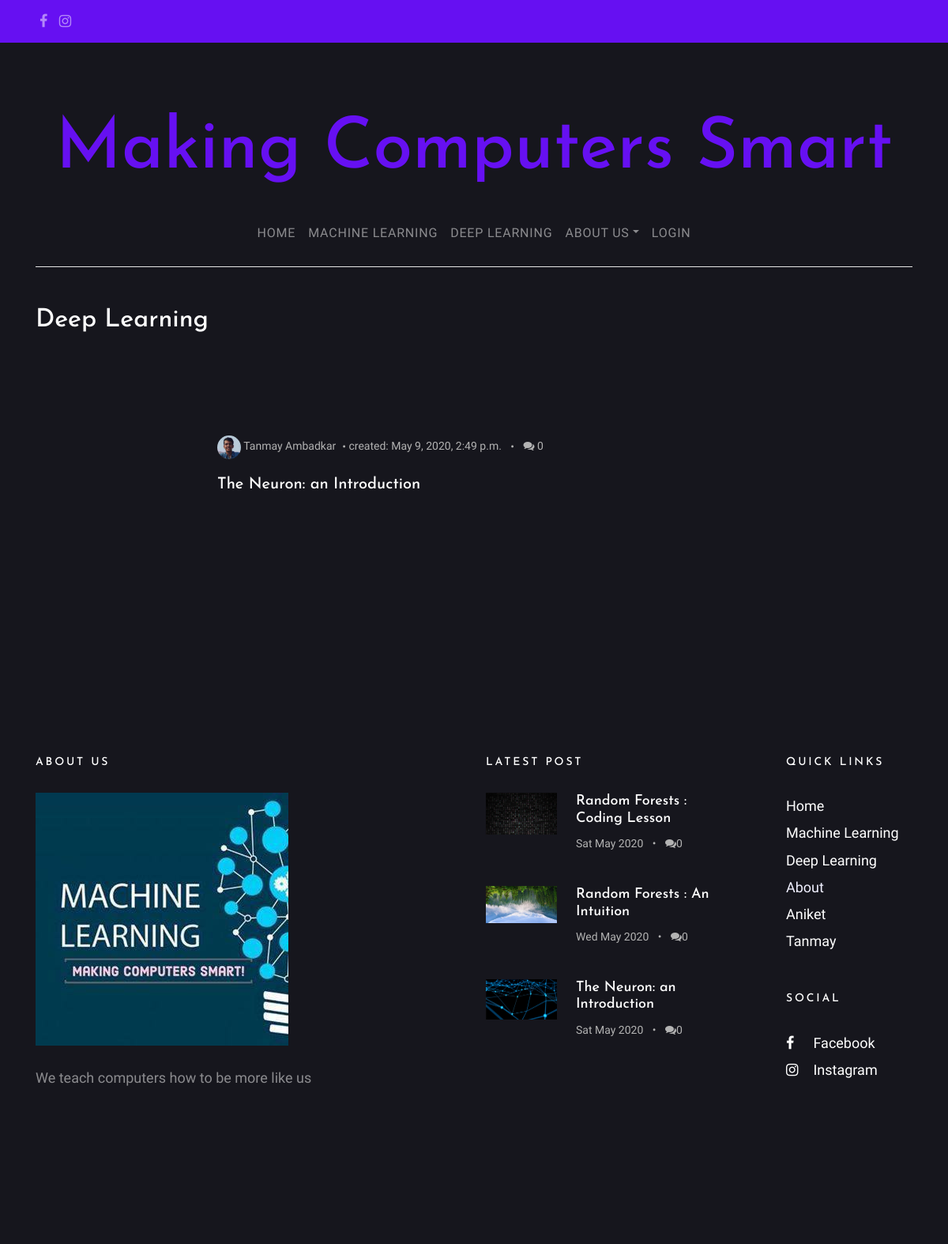
/posts/DL/, run on an earlier commit of the app's database.
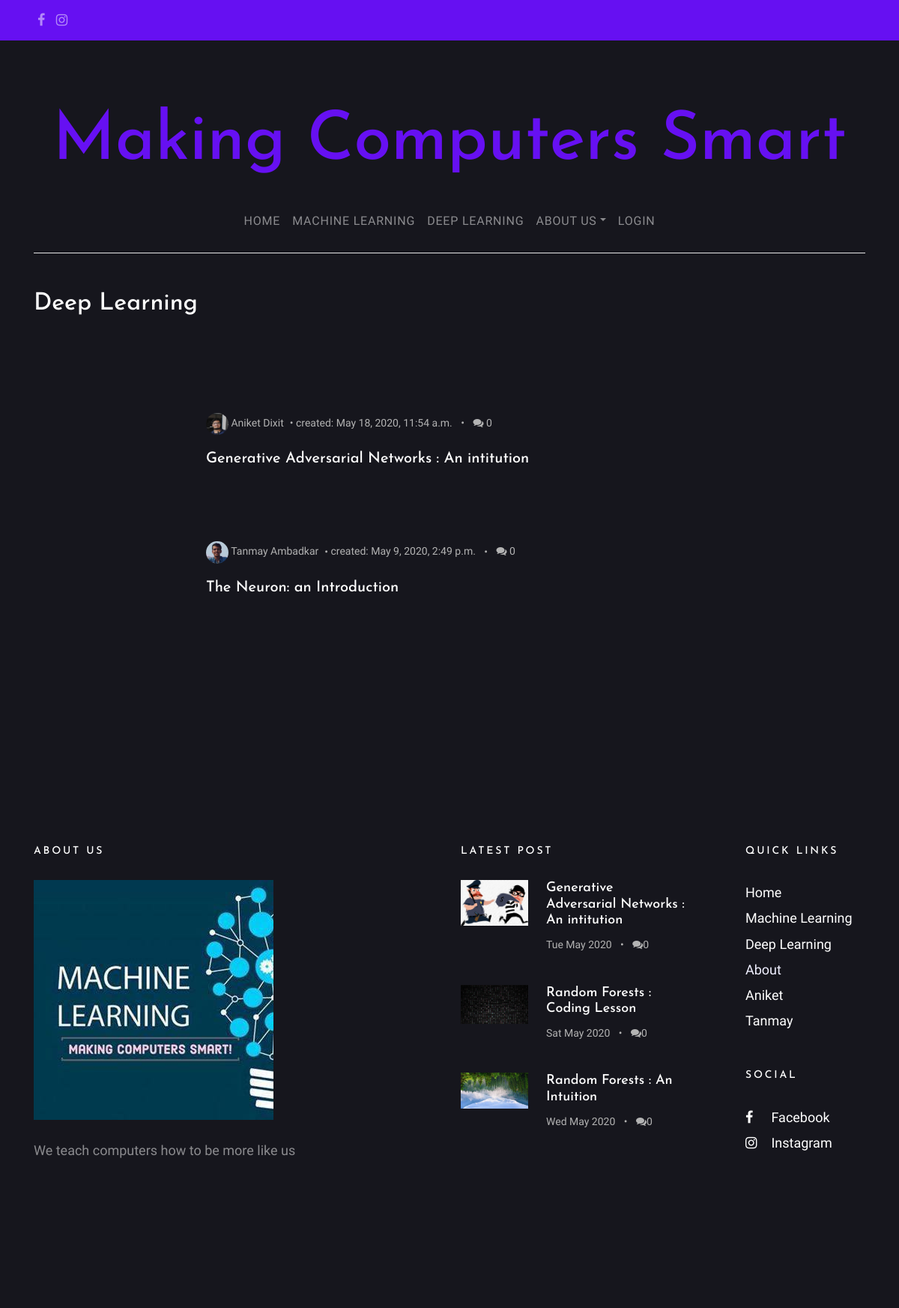
And on a later commit of the database.
### blog/models.py (models this page shows, shortened)
class Post(models.Model):
    types = (
        ('D', 'Deep Learning'),
        ('M', 'Machine Learning'),
    )
    author = models.ForeignKey('UserProfileInfo', on_delete = models.CASCADE)
    title = models.CharField(max_length = 200)
    cover_img = models.ImageField(upload_to = 'cover_image', blank = True)
    text = models.TextField()
    created_date = models.DateTimeField(default = timezone.now)
    published_date = models.DateTimeField(blank = True, null = True)
    type = models.CharField(max_length = 1, choices = types, blank = True)
    def approve_comments(self):
        return self.comments.filter(approved_comment=True)

class UserProfileInfo(models.Model):
    user = models.OneToOneField(User, on_delete= models.CASCADE)
    profile_img = models.ImageField(upload_to = 'profile_pics', blank = True)
    cover_image = models.ImageField(upload_to = 'cover_profile_img', blank = True)
    description = models.TextField(blank = True)
    writeup = models.TextField(blank = True)
    instagram = models.URLField(blank = True)
    facebook = models.URLField(blank = True)
    github = models.URLField(blank = True)
    linkedin = models.URLField(blank = True)
    email = models.EmailField(blank = True)

### blog/views.py (the view)
# urls.py: path('posts/DL/', PostListView_DL.as_view(), name = 'post_list_DL'),
class PostListView_DL(ListView, TemplateResponseMixin):
    model = Post
    template_name = 'post_list_DL.html'
    def get_context_data(self, **kwargs):
         context = super(PostListView_DL, self).get_context_data(**kwargs)
         context['posts'] = Post.objects.filter(type__startswith = 'D').order_by('-published_date')
         context['topthree'] = Post.objects.filter(published_date__lte = timezone.now()).order_by('-published_date')[:3]
         return context

### blog/templates/blog/post_list_DL.html (shortened to what this page needs)
{% extends "blog/base.html" %}
{% block content %}
<section class="site-section pt-5">
  <div class="container">
    <div class="row mb-4">
      <div class="col-md-6">
        <h2 class="mb-4">Deep Learning</h2>
      </div>
    </div>
    <div class="row blog-entries">
      <div class="col-md-12 col-lg-8 main-content">
        <div class="row mb-5 mt-5">
          <div class="col-md-12">
              {% for post in posts %}
	      {% if post.published_date %}
              <div class="post-entry-horzontal">
                <a href="{% url 'post_detail' pk=post.pk %}">
                  <span class="text">
                    <div class="post-meta">
                      <span class="author mr-2"><img src="/media/{{post.author.profile_img}}" alt="Colorlib">  {{post.author.user.first_name}} {{post.author.user.last_name}}</span>&bullet;
                      <span class="mr-2">created: {{post.created_date}}</span> &bullet;
                      <span class="ml-2"><span class="fa fa-comments"></span> {{post.approve_comments.count}}</span>
                    </div>
                    <h2>{{ post.title }}</h2>
                  </span>
                </a>
              </div>
	      {% endif %}
              {% endfor %}
          </div>
        </div>
      </div>
    </div>
  </div>
</section>
{% endblock %}
{% block footerblock %}
    {% for post in topthree %}
    <ul>
      <li>
        <a href="{% url 'post_detail' pk=post.pk %}">
          <img src="/media/{{post.cover_img}}" alt="Image placeholder" class="mr-4">
          <div class="text">
            <h4>{{post.title}}</h4>
            <div class="post-meta">
              <span class="mr-2">{{ post.published_date|date:"D M Y"}} </span> &bullet;
              <span class="ml-2"><span class="fa fa-comments"></span>{{post.approve_comments.count}}</span>
            </div>
          </div>
        </a>
      </li>
    </ul>
    {% endfor %}
{% endblock  %}

### blog/templates/blog/base.html (shortened to what this page needs)
{% load static %}
{% load socialaccount %}
<!DOCTYPE html>
<html lang="en" dir="ltr">
    <head>
        <link rel="stylesheet" href="{% static 'css/animate.css' %}"-->
        <link rel="stylesheet" href="{% static 'css/owl.carousel.min.css' %}">
        <link rel="stylesheet" href="{% static 'fonts/fontawesome/css/font-awesome.min.css' %}">
        <link rel="stylesheet" href="{% static 'css/bootstrap.css' %}">
        <link rel="stylesheet" href="{% static 'css/style.css' %}">
    </head>
    <body>
        <div class="wrap">
            <header role="banner">
            <div class="top-bar">
              <div class="container">
                <div class="row">
                  <div class="col-10 social">
                      <a href="https://www.facebook.com/makingcomputerssmart/" target="_blank" rel="noreferrer"><span class="fa fa-facebook"></span></a>
                      <a href="http://instagram.com/making_computers_smart" target="_blank" rel="noreferrer"><span class="fa fa-instagram"></span></a>
                  </div>
                  <div class="col-2 social">
                  </div>
                </div>
              </div>
            </div>
            <div class="container logo-wrap">
              <div class="row pt-5">
                <div class="col-12 text-center">
                  <h1 class="site-logo"><a href="{% url 'home' %}" rel="noreferrer">Making Computers Smart</a></h1>
                </div>
              </div>
            </div>
            <nav class="navbar navbar-expand-md navbar-dark">
              <div class="container">
                <div class="collapse navbar-collapse" id="navbarMenu">
                  <ul class="navbar-nav mx-auto">
                    <li class="nav-item">
                      <a class="nav-link" href="{% url 'home' %}" rel="noreferrer">Home</a>
                    </li>
                    <li class="nav-item">
                      <a class="nav-link" href="{% url 'post_list_ML' %}" rel="noreferrer">Machine Learning</a>
                    </li>
                    <li class="nav-item">
                      <a class="nav-link" href="{% url 'post_list_DL' %}" rel="noreferrer">Deep Learning</a>
                    </li>
                    <li class="nav-item dropdown">
                        <span class="nav-link dropdown-toggle" id="dropdown04" data-toggle="dropdown" aria-haspopup="true" aria-expanded="false">About Us</span>
                    </li>
                    {% if user.is_superuser %}
                    <li>
                        <a href="{% url 'post_new' %}" class = 'nav-link'>New</a>
                    </li>
                    <li>
                        <a href="{% url 'post_draft_list' %}" class = 'nav-link'>Drafts</a>
                    </li>
                    <li>
                        <a href="{% url 'logout' %}" class = 'nav-link'>Logout</a>
                    </li>
                    {% elif user.is_authenticated %}
                        <li class="nav-item">
                          <a class="nav-link disabled" href="#">Welcome {{user.first_name}} {{user.last_name}}</a>
                        </li>
                        <li><a href="{% url 'logout' %}" class = 'nav-link'>Logout</a></li>
                    {% else %}
                            <a href="{% url 'login' %}" class = 'nav-link' rel="noreferrer">
                                Login
                            </a>
                    {% endif %}
                  </ul>
                </div>
              </div>
            </nav>
          </header>
              {% block content %}
              {% endblock  %}
         <footer class="site-footer">
        <div class="container">
          <div class="row mb-5">
            <div class="col-md-4">
              <h3>About Us</h3>
              <p class="mb-4">
                <img src="{% static 'images/mainimage.jpg' %}" alt="Image placeholder" class="img-fluid">
              </p>
              <p>We teach computers how to be more like us</p>
            </div>
            <div class="col-md-6 ml-auto">
              <div class="row">
                <div class="col-md-7">
                  <h3>Latest Post</h3>
                  <div class="post-entry-sidebar">
                    {% block footerblock %}
                    {% endblock %}
                  </div>
                </div>
                <div class="col-md-1"></div>
                <div class="col-md-4">
                  <div class="mb-5">
                    <h3>Quick Links</h3>
                    <ul class="list-unstyled">
                      <li><a href="{% url 'home' %}" rel="noreferrer">Home</a></li>
                      <li><a href="{% url 'post_list_ML' %}" rel="noreferrer">Machine Learning</a></li>
                      <li><a href="{% url 'post_list_DL' %}" rel="noreferrer">Deep Learning</a></li>
                      <li> About
                          <ul class="list-inline">
                              <li><a href="{% url 'aniket' %}" rel="noreferrer">Aniket</a></li>
                              <li><a href="{% url 'tanmay' %}" rel="noreferrer">Tanmay</a></li>
                          </ul>
                      </li>
                    </ul>
                  </div>
                  <div class="mb-5">
                    <h3>Social</h3>
                    <ul class="list-unstyled footer-social">
                      <li><a href="https://www.facebook.com/makingcomputerssmart/" target="_blank" rel="noreferrer"><span class="fa fa-facebook"></span> Facebook</a></li>
                      <li><a href="http://instagram.com/making_computers_smart" target="_blank" rel="noreferrer"><span class="fa fa-instagram"></span> Instagram</a></li>
                    </ul>
                  </div>
                </div>
              </div>
            </div>
          </div>
          <div class="row">
            <div class="col-md-12 text-center">
            </div>
          </div>
        </div>
      </footer>
               </div>
    </body>
</html>

### static/css/style.css (style rules this page uses)
body { background: black; font-family: "Inconsolata", SFMono-Regular, Menlo, Monaco, Consolas, "Liberation Mono", "Courier New", monospace; font-weight: 300; font-size: 18px; line-height: 1.9; color: #f0f0ff; }
a { -webkit-transition: .3s all ease; -o-transition: .3s all ease; transition: .3s all ease; text-decoration: none; }
h1, h2, h3, h4, h5 { color: #fff; font-family: "Josefin Sans", -apple-system, BlinkMacSystemFont, "Segoe UI", Roboto, "Helvetica Neue", Arial, sans-serif, "Apple Color Emoji", "Segoe UI Emoji", "Segoe UI Symbol", "Noto Color Emoji"; }
.wrap { max-width: 1250px; margin: 0 auto; background: #16161D; -webkit-box-shadow: 0 0 40px 0 rgba(0, 0, 0, 0.1); box-shadow: 0 0 40px 0 rgba(0, 0, 0, 0.1); }
header { position: relative; top: 0; left: 0; width: 100%; z-index: 5; font-weight: 400; background: #16161D !important; }
header .navbar-collapse { position: relative; }
header .navbar { padding-top: 0; padding-bottom: 0; background: #16161D; }
header .navbar .nav-link { padding: 1.7rem 1rem; font-size: 16px; outline: none !important; text-transform: uppercase; letter-spacing: .05em; }
.site-logo a { font-size: 90px; }
.top-bar { background: #6610f2; padding: 10px 0; }
.top-bar .social a, .top-bar .search-icon a { color: #fff; opacity: .5; padding: 5px; }
.top-bar .social { text-align: left; }
.navbar .container > div { border-bottom: 1px solid #e6e6e6; }
.site-section { padding: 7em 0; }
.blog-entries .post-meta { margin-bottom: 20px; font-size: 14px; color: #b3b3b3; }
.blog-entries .post-meta .author img { width: 30px; border-radius: 50%; display: inline-block; }
.post-entry-horzontal { margin-bottom: 30px; }
.post-entry-horzontal a { overflow: hidden; display: table; position: relative; top: 0; -webkit-transition: .1s all ease; -o-transition: .1s all ease; transition: .1s all ease; }
.post-entry-horzontal a .image, .post-entry-horzontal a .text { display: table-cell; vertical-align: middle; }
.post-entry-horzontal a .text { padding: 30px; width: calc(100 - 200px); border-left: none; }
.post-entry-horzontal a .text h2 { font-size: 20px; }
.post-entry-sidebar .post-meta { font-size: 14px; color: #b3b3b3; }
.post-entry-sidebar ul { padding: 0; margin: 0; }
.post-entry-sidebar ul li { list-style: none; padding: 0 0 20px 0; margin: 0 0 20px 0; }
.post-entry-sidebar ul li a { display: table; }
.post-entry-sidebar ul li a img { width: 90px; }
.post-entry-sidebar ul li a img, .post-entry-sidebar ul li a .text { display: table-cell; vertical-align: middle; }
.post-entry-sidebar ul li a .text h4 { font-size: 18px; }
.site-footer { background-size: cover; background-position: center center; background-repeat: no-repeat; padding: 5em 0; background: #16161D; }
.site-footer .post-entry-sidebar ul li a h4 { color: #fff; }
.site-footer .footer-social li a > span { width: 30px; }
.site-footer a { color: #fff; }
.site-footer h3 { color: #fff; margin-bottom: 30px; font-size: 14px; text-transform: uppercase; letter-spacing: .2em; }
.site-footer p { color: rgba(255, 255, 255, 0.5); }

What changed in the data, as far as the page shows it:
no longer on one of the page's lists (row unchanged): Post: title "The Neuron: an Introduction", published_date "Sat May 2020", approve_comments.count "0"
added Post: author.profile_img (picture), author.user.first_name "Aniket", author.user.last_name "Dixit", created_date "May 18, 2020, 11:54 a.m.", approve_comments.count "0", title "Generative Adversarial Networks : An intitution", cover_img (picture), published_date "Tue May 2020"
